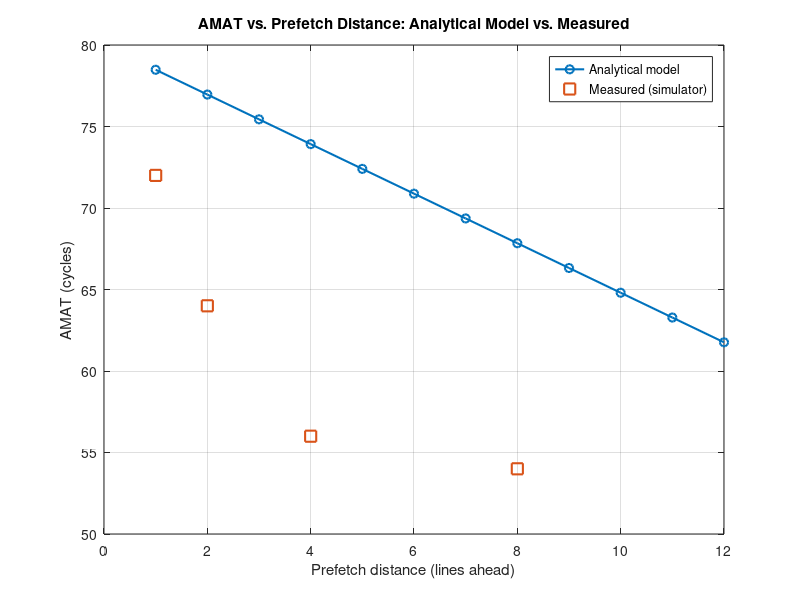

MATLAB code for this plot:
% mlp_latency_hiding_model.m
% CPEN 438 Project 8 -- "Ahead of the Storm"
%
% Analytical model: predicts AMAT (Average Memory Access Time) as a
% function of PREFETCH DISTANCE -- how many lines ahead of the current
% access the prefetcher tries to stay -- and compares that prediction
% against your measured simulator data.
%
% The idea: a prefetch issued "distance" lines ahead has that many
% extra accesses' worth of time to complete before it's actually
% needed. If (distance x time_per_access) >= memory_latency, the
% prefetch is fully "timely" and completely hides the latency. If it's
% shorter, only part of the latency gets hidden.
%
% Fill in MEASURED_HIT_RATE below with your Week 3 simulator results
% (from results.csv) once you have them -- this file runs standalone
% with illustrative numbers until then.

clear; clc;

%% ---- Parameters (edit these to match your actual measurements) ----
memory_latency_cycles = 200;      % cycles to service a real miss
cycle_time_ns         = 1.0;      % ns per cycle (illustrative)
hit_time_cycles       = 4;        % cycles for a cache hit
base_miss_rate        = 0.38;     % miss rate with NO prefetching (from results.csv)

distances = 1:1:12;               % prefetch distances to model

%% ---- Analytical AMAT model ----
% Fraction of the miss latency that gets hidden by a given distance,
% assuming roughly constant time per access:
time_per_access_cycles = hit_time_cycles;   % simplifying assumption
fraction_hidden = min(1, (distances * time_per_access_cycles) / memory_latency_cycles);

% Effective penalty per (still-a-miss) access after partial hiding:
effective_miss_penalty = memory_latency_cycles * (1 - fraction_hidden);

% AMAT = hit_time + miss_rate * effective_miss_penalty
% (miss_rate itself would ideally also fall as distance increases and
%  timeliness improves -- for this simplified model we hold it fixed
%  and isolate the effect of hiding penalty vs. reducing miss count;
%  extend this if your report wants the combined effect.)
amat_model = hit_time_cycles + base_miss_rate * effective_miss_penalty;

%% ---- Plug in your measured simulator hit rates here ----
% Example placeholder -- REPLACE with your actual Week 3 numbers,
% one hit rate per distance you actually tested in the simulator.
measured_distances = [1 2 4 8];
measured_hit_rate  = [0.66 0.70 0.74 0.75];   % <-- replace with real data
measured_amat = hit_time_cycles + (1 - measured_hit_rate) * memory_latency_cycles;

%% ---- Plot ----
figure;
plot(distances, amat_model, '-o', 'LineWidth', 1.5, 'DisplayName', 'Analytical model');
hold on;
plot(measured_distances, measured_amat, 's', 'MarkerSize', 8, ...
     'LineWidth', 1.5, 'DisplayName', 'Measured (simulator)');
xlabel('Prefetch distance (lines ahead)');
ylabel('AMAT (cycles)');
title('AMAT vs. Prefetch Distance: Analytical Model vs. Measured');
legend('Location', 'northeast');
grid on;

fprintf('Analytical AMAT at distance=1: %.2f cycles\n', amat_model(1));
fprintf('Analytical AMAT at distance=8: %.2f cycles\n', amat_model(8));
fprintf('\nReplace measured_distances / measured_hit_rate with your own\n');
fprintf('results.csv numbers before submitting the Week 3 plot.\n');
